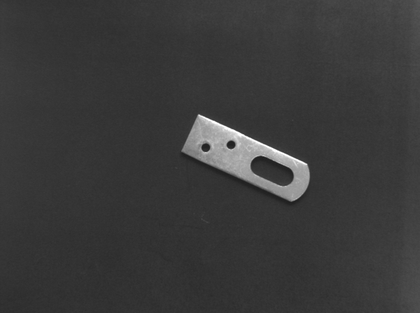
%> input picture metal-parts-01.png, 420 x 313 px, shrunk from 646 x 482 before the run
$ octave Final.m   (GNU Octave 9; MATLAB toolbox functions it lacks are replaced by stand-ins)
%> lines starting %> are read from the running program, lines starting %| are printed output that depends on the picture
### Estimate_Angle.m
function angle = Estimate_Angle(input_img)

% 倒谱法估计模糊角度

% 先进行FFT变换
fft_img = abs(fft2(input_img));
% 对数变换
log_fft_img=log(1+fft_img);
% log_fft_img=fftshift(log_fft_img);

%倒谱计算
cep_img=ifft2(log_fft_img);
cep_img=ifftshift(cep_img);
%figure,imshow(exp(abs((cep_img))),[]),title('显示倒频谱')

% 提取倒谱边缘
input_img = (1000*abs(cep_img));
figure,imshow(input_img)

% [6 lines of commented-out code are left out]

angle=-Rotation_Detect(input_img);
% [5 lines of commented-out code are left out]

### Rotation_Detect.m
function ang=Rotation_Detect(input_img)

detect_bar=100;
nrow=size(input_img,1);
ncol=size(input_img,2);
cx=round((ncol+1)/2);
cy=round((nrow+1)/2);

energy=0;
angle=0;
for i=-90:0.5:90-0.5
    x=[-detect_bar:detect_bar]*cos(i*pi/180)+cx;
    y=[-detect_bar:detect_bar]*sin(i*pi/180)+cy;
    v=interp2(input_img,x,y);

%          plot(x,y);
%     pause;
    if sum(v(:))>energy;
        energy=sum(v(:));
        angle=i;
    end
end
ang=angle;


### Estimate_Length.m
function LEN = Estimate_Length(input_img, angle)
% 倒谱法估计模糊长度

% 中值滤波去噪
input_img = medfilt2(abs(input_img));

% 先进行FFT变换
fft_img = fft2(input_img);

% 对数变换
log_fft_img = abs(log(1 + abs(fft_img)));

% 倒谱计算
cep_img = ifft2(log_fft_img);

% 旋转图像以便检测模糊长度
rot_cep_img = imrotate(cep_img, -angle);


% 计算列平均值
for i=1:size(rot_cep_img, 2)
    avg(i) = 0;
    for j=1:size(rot_cep_img, 1)
        avg(i) = avg(i) + rot_cep_img(j, i);
    end
    avg(i) = avg(i)/size(rot_cep_img, 1);
end
avgr = real(avg);%获得实部

% 通过查找第一个负值确定模糊长度
index = 0;
for i = 1:round(size(avg,2)),
    if real(avg(i))<0,
        index = i;
        break;
    end
end

%plot(avgr)

% 如果索引不为零则返回索引为模糊长度
if index~=0,
    LEN = index;
else
    % 否则查找最小值作为模糊长度
    index = 1;
    startval = avgr(index);
    for i = 1 : round(size(avg, 2)/2),
        if startval>avgr(i),
            startval = avgr(i);
            index = i;
        end
    end

    LEN = index;
end

### Calculate_PSNR.m
% func----计算两幅图像的psnr值
% return:z is MSE,result is PSNR
function [result,z]=Calculate_PSNR(in1,in2)
z=mse(in1,in2);
result=10*log10(255.^2/z);

function z=mse(x,y)
x=double(x);
y=double(y);
[m,n]=size(y);
z=0;
for i=1:m
    for j=1:n
        z=z+(x(i,j)-y(i,j)).^2;
    end
end
z=z/(m*n);

### Final.m
clc;
clear all;

%读入图像
orig_img=imread('metal-parts-01.png');
%> orig_img is the input picture: size 313x420 uint8; min 26, max 255, mean 58.1
if size(orig_img,3)==3
    orig_img = rgb2gray(orig_img);
end
% 先进行FFT变换
fft_img = abs(fft2(orig_img));
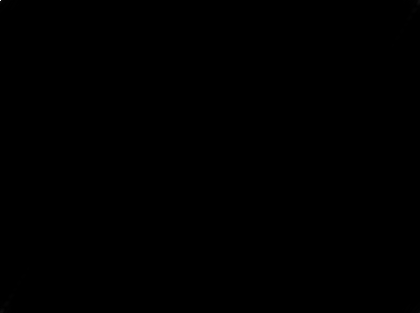
%> fft_img: size 313x420 double; min 1.07, max 7640873, mean 1579.3; drawn with min black and max white
% 对数变换
log_fft_img=log(1+fft_img);
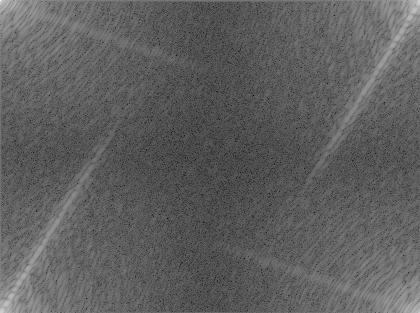
%> log_fft_img: size 313x420 double; min 0.726, max 15.85, mean 6.39; drawn with min black and max white
% log_fft_img=fftshift(log_fft_img);

%倒谱计算
cep_img=ifft2(log_fft_img);
cep_img=ifftshift(cep_img);
%figure,imshow(exp(abs((cep_img))),[]),title('显示倒频谱')

% 提取倒谱边缘
input_img = (100*abs(cep_img));
figure,imshow(input_img)
%> after `imshow(input_img)`:
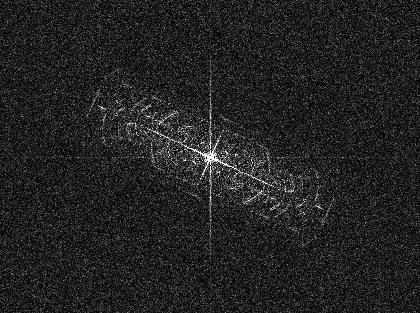
%> displayed picture: size 313x420, on the screen's scale of 0 to 255; min 0, max 255, mean 34.4

%增加运动模糊
len = 25;
theta =20;
PSF = fspecial('motion',len,theta);
blurred_img = imfilter(orig_img,PSF,'circular','conv');
img=double(blurred_img);
imwrite(blurred_img,'metal-parts-20-5.png')

% img=imread('metal-parts-1111.png');

%估计运动角度
est_ang=Estimate_Angle(img)
%> in Estimate_Angle, `imshow(input_img)`:
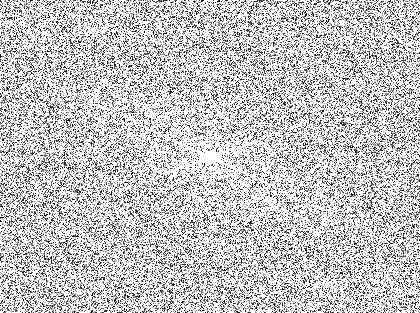
%> displayed picture: size 313x420, on the screen's scale of 0 to 255; min 0, max 255, mean 196.8
%> the loop in Rotation_Detect, `for i=-90:0.5:90-0.5` made 360 passes
%> energy on pass 1: 5609.6
%> after the loop in Rotation_Detect, `for i=-90:0.5:90-0.5`: angle = -90
%> in Estimate_Angle, `angle=-Rotation_Detect(input_img);`: angle = 90
%> est_ang = 90

%估计运动长度
est_len=Estimate_Length(img,est_ang)
%> in Estimate_Length, `log_fft_img = abs(log(1 + abs(fft_img)));`:
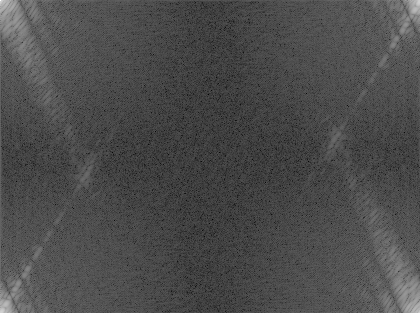
%> log_fft_img: size 313x420 double; min 0.12, max 15.85, mean 4.83; drawn with min black and max white
%> in Estimate_Length, `rot_cep_img = imrotate(cep_img, -angle);`:
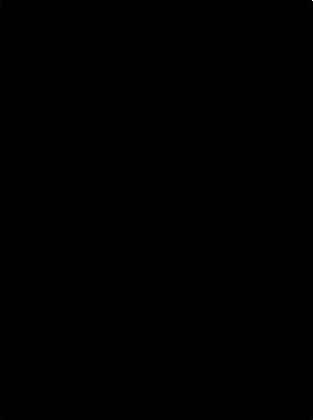
%> rot_cep_img: size 420x313 double; min -0.0208, max 4.83, mean 0.000121; mean of the top-left, top-right, bottom-left and bottom-right quarters 8.35e-05, 0.000252, 5.19e-05, 9.42e-05; drawn with min black and max white
%> after the loop in Estimate_Length, `for i=1:size(rot_cep_img, 2)`: avg = 313 values, max 0.0166 at index 313, min -0.000109 at index 159, mean 0.000121
%> in Estimate_Length, `avgr = real(avg);`: avgr has the same summary as avg
%> the loop in Estimate_Length, `for i = 1:round(size(avg,2)),` made 39 passes
%> index on pass 39: 39
%> in Estimate_Length, `LEN = index;`: LEN = 39
%> est_len = 39


% %解决图像退化问题
est_psf=fspecial('motion',est_len,est_ang);
%> est_psf = 39 values from 0.0256 to 0.0256
figure,imshow(est_psf,[])
lucy = deconvlucy(blurred_img,est_psf,50);%deconvlucy
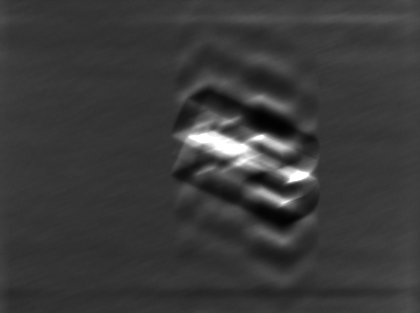
%> lucy: size 313x420 uint8; min 2, max 255, mean 58
%
figure
subplot(1,2,1)
imshow((blurred_img));
subplot(1,2,2)
imshow(lucy)
%
imwrite(lucy,'metal-parts-d20-5.png')
[before_psnr,mes]=Calculate_PSNR(orig_img,blurred_img);
%> after the loop in mse, `for i=1:m`: z = 11211594
%> in mse, `z=z/(m*n);`: z = 85.29
%> in Calculate_PSNR, `result=10*log10(255.^2/z);`: result = 28.82
%> before_psnr = 28.82; mes = 85.29
before_psnr
%> before_psnr = 28.82
[after_psnr,mes]=Calculate_PSNR(orig_img,lucy);
%> after_psnr = 20.88; mes = 531.6
after_psnr
%> after_psnr = 20.88
